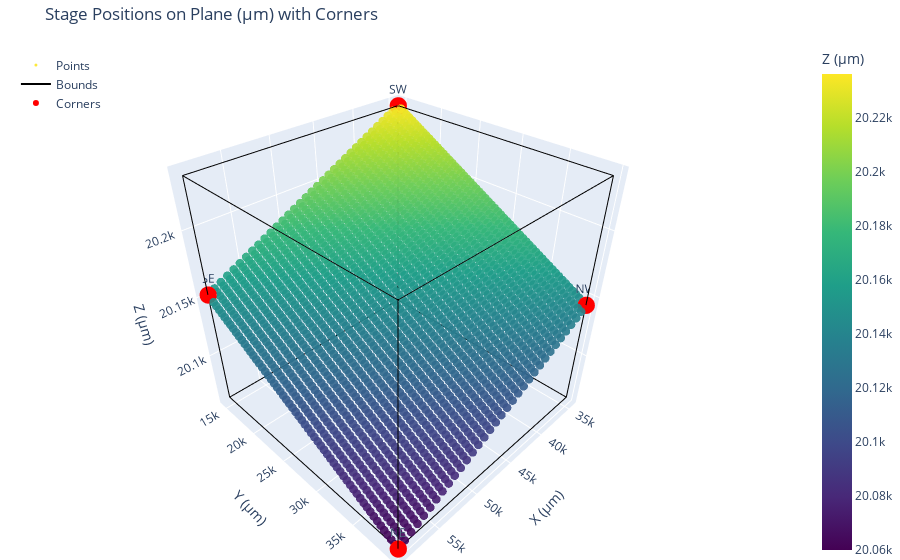

Here is the notebook cell this chart was saved with:
### Code cell
import numpy as np
import pandas as pd
import plotly.graph_objects as go
from IPython.display import display

# --- Use df2 (already on the plane) ---
cols = ["X_um", "Y_um", "Z_um"]
df_xyz = df2.dropna(subset=cols).copy()

# --- Ranges ---
x0, x1 = float(df_xyz["X_um"].min()), float(df_xyz["X_um"].max())
y0, y1 = float(df_xyz["Y_um"].min()), float(df_xyz["Y_um"].max())
z0, z1 = float(df_xyz["Z_um"].min()), float(df_xyz["Z_um"].max())

# --- Helper: nearest point to target XY ---
def nearest_row_to_xy(d, x0, y0):
    idx = ((d["X_um"] - x0)**2 + (d["Y_um"] - y0)**2).idxmin()
    row = d.loc[idx, ["Index","Label","X_um","Y_um","Z_um"]] \
            if "Index" in d.columns or "Label" in d.columns else \
           d.loc[idx, ["X_um","Y_um","Z_um"]]
    return row

# --- Find XY corners in df2 space ---
corner_names = ["SW","NW","SE","NE"]
corner_xy    = [(x0,y0), (x0,y1), (x1,y0), (x1,y1)]
corner_rows  = [nearest_row_to_xy(df_xyz, *xy) for xy in corner_xy]
corners_df   = pd.DataFrame(corner_rows).reset_index(drop=True)
corners_df.insert(0, "corner", corner_names)

# --- Scatter of points ---
pts = go.Scatter3d(
    x=df_xyz["X_um"], y=df_xyz["Y_um"], z=df_xyz["Z_um"],
    mode="markers",
    marker=dict(size=3, opacity=0.9, color=df_xyz["Z_um"],
                colorscale="Viridis", colorbar=dict(title="Z (µm)")),
    hovertemplate=("Index: %{customdata[0]}<br>"
                   "Label: %{customdata[1]}<br>"
                   "X: %{x:.2f} µm<br>"
                   "Y: %{y:.2f} µm<br>"
                   "Z: %{z:.2f} µm"),
    customdata=np.stack([
        df_xyz.get("Index", np.arange(len(df_xyz))),
        df_xyz.get("Label", [""]*len(df_xyz))
    ], axis=1),
    name="Points"
)

# --- Bounding box ---
def box_edges(x0,x1,y0,y1,z0,z1):
    V = [(x0,y0,z0),(x1,y0,z0),(x1,y1,z0),(x0,y1,z0),
         (x0,y0,z1),(x1,y0,z1),(x1,y1,z1),(x0,y1,z1)]
    E = [(0,1),(1,2),(2,3),(3,0),(4,5),(5,6),(6,7),(7,4),(0,4),(1,5),(2,6),(3,7)]
    xs, ys, zs = [], [], []
    for a,b in E:
        xs += [V[a][0], V[b][0], None]
        ys += [V[a][1], V[b][1], None]
        zs += [V[a][2], V[b][2], None]
    return go.Scatter3d(x=xs, y=ys, z=zs, mode="lines",
                        line=dict(color="black", width=2),
                        name="Bounds", hoverinfo="skip")

box = box_edges(x0,x1,y0,y1,z0,z1)

# --- Red corner markers + labels ---
corner_trace = go.Scatter3d(
    x=corners_df["X_um"], y=corners_df["Y_um"], z=corners_df["Z_um"],
    mode="markers+text",
    marker=dict(size=6, color="red"),
    text=corners_df["corner"],
    textposition="top center",
    name="Corners"
)

# --- Figure ---
fig = go.Figure(data=[pts, box, corner_trace])
fig.update_layout(
    title="Stage Positions on Plane (µm) with Corners",
    scene=dict(
        xaxis_title="X (µm)", yaxis_title="Y (µm)", zaxis_title="Z (µm)",
        aspectmode="cube", xaxis=dict(nticks=6), yaxis=dict(nticks=6), zaxis=dict(nticks=6),
    ),
    margin=dict(l=0, r=0, t=40, b=0),
    legend=dict(yanchor="top", y=0.98, xanchor="left", x=0.02)
)
fig.show()

# --- Corner coordinates table below the plot ---
cols_to_show = ["corner","Index","Label","X_um","Y_um","Z_um"] \
    if "Index" in corners_df.columns or "Label" in corners_df.columns \
    else ["corner","X_um","Y_um","Z_um"]
display(corners_df[cols_to_show])

### Figure 1 — Plotly figure (JSON) as saved in the notebook; plotly's stock layout.template omitted (floating-point values rounded to 4 significant figures; data arrays with more than 128 entries replaced by an {"elided": "..."} marker saying what was removed)
{"data": [{"customdata": {"elided": "2108x2 mixed values"}, "hovertemplate": "Index: %{customdata[0]}<br>Label: %{customdata[1]}<br>X: %{x:.2f} µm<br>Y: %{y:.2f} µm<br>Z: %{z:.2f} µm", "marker": {"color": {"elided": "2108 float values"}, "colorbar": {"title": {"text": "Z (µm)"}}, "colorscale": [[0, "#440154"], [0.1111, "#482878"], [0.2222, "#3e4989"], [0.3333, "#31688e"], [0.4444, "#26828e"], [0.5556, "#1f9e89"], [0.6667, "#35b779"], [0.7778, "#6ece58"], [0.8889, "#b5de2b"], [1, "#fde725"]], "opacity": 0.9, "size": 3}, "mode": "markers", "name": "Points", "type": "scatter3d", "x": {"elided": "2108 float values"}, "y": {"elided": "2108 float values"}, "z": {"elided": "2108 float values"}}, {"hoverinfo": "skip", "line": {"color": "black", "width": 2}, "mode": "lines", "name": "Bounds", "type": "scatter3d", "x": [34470.0, 59160.0, null, 59160.0, 59160.0, null, 59160.0, 34470.0, null, 34470.0, 34470.0, null, 34470.0, 59160.0, null, 59160.0, 59160.0, null, 59160.0, 34470.0, null, 34470.0, 34470.0, null, 34470.0, 34470.0, null, 59160.0, 59160.0, null, 59160.0, 59160.0, null, 34470.0, 34470.0, null], "y": [14590.0, 14590.0, null, 14590.0, 39730.0, null, 39730.0, 39730.0, null, 39730.0, 14590.0, null, 14590.0, 14590.0, null, 14590.0, 39730.0, null, 39730.0, 39730.0, null, 39730.0, 14590.0, null, 14590.0, 14590.0, null, 14590.0, 14590.0, null, 39730.0, 39730.0, null, 39730.0, 39730.0, null], "z": [20060.0, 20060.0, null, 20060.0, 20060.0, null, 20060.0, 20060.0, null, 20060.0, 20060.0, null, 20240.0, 20240.0, null, 20240.0, 20240.0, null, 20240.0, 20240.0, null, 20240.0, 20240.0, null, 20060.0, 20240.0, null, 20060.0, 20240.0, null, 20060.0, 20240.0, null, 20060.0, 20240.0, null]}, {"marker": {"color": "red", "size": 6}, "mode": "markers+text", "name": "Corners", "text": ["SW", "NW", "SE", "NE"], "textposition": "top center", "type": "scatter3d", "x": [34470.0, 34470.0, 59160.0, 59160.0], "y": [14590.0, 39730.0, 14590.0, 39730.0], "z": [20240.0, 20140.0, 20150.0, 20060.0]}], "layout": {"autosize": true, "legend": {"x": 0.02, "xanchor": "left", "y": 0.98, "yanchor": "top"}, "margin": {"b": 0, "l": 0, "r": 0, "t": 40}, "scene": {"aspectmode": "cube", "aspectratio": {"x": 1, "y": 1, "z": 1}, "camera": {"center": {"x": 0, "y": 0, "z": 0}, "eye": {"x": 1.276, "y": 1.276, "z": 1.276}, "projection": {"type": "perspective"}, "up": {"x": 0, "y": 0, "z": 1}}, "xaxis": {"nticks": 6, "title": {"text": "X (µm)"}, "type": "linear"}, "yaxis": {"nticks": 6, "title": {"text": "Y (µm)"}, "type": "linear"}, "zaxis": {"nticks": 6, "title": {"text": "Z (µm)"}, "type": "linear"}}, "title": {"text": "Stage Positions on Plane (µm) with Corners"}}}
